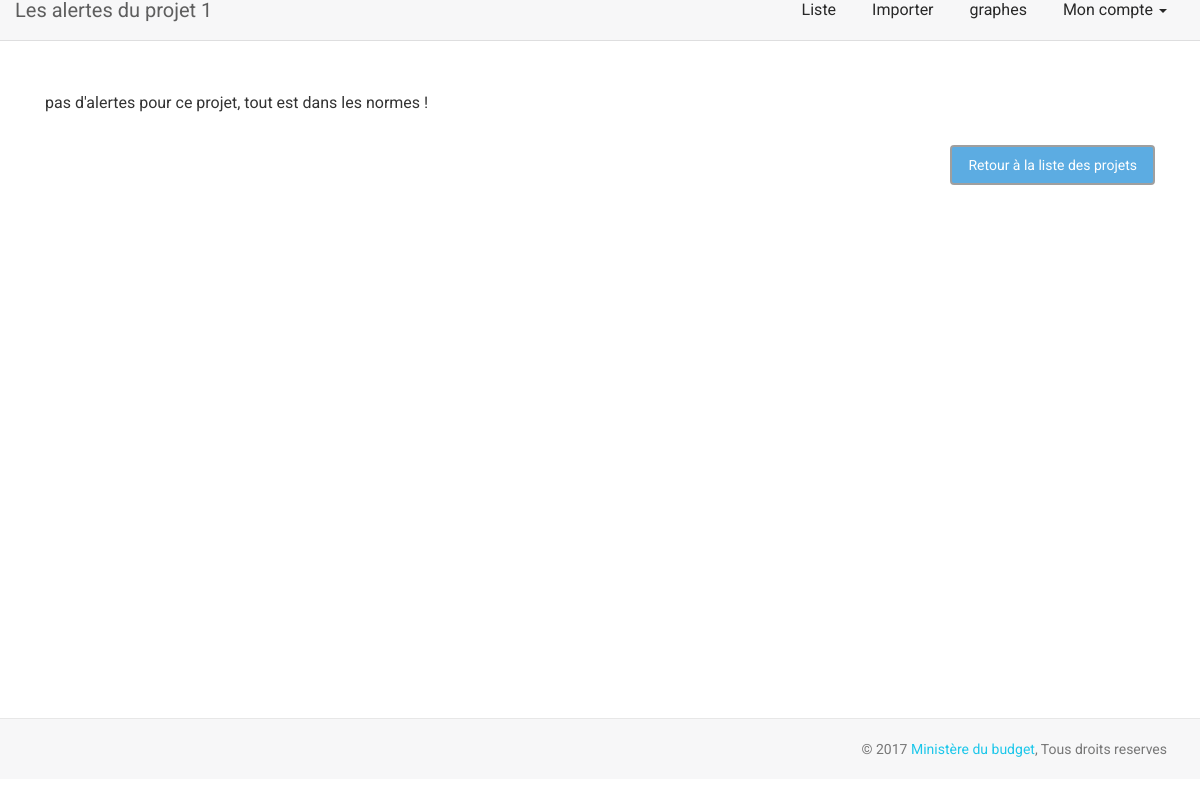
The app's page /alertes.php?projet=1, older data.
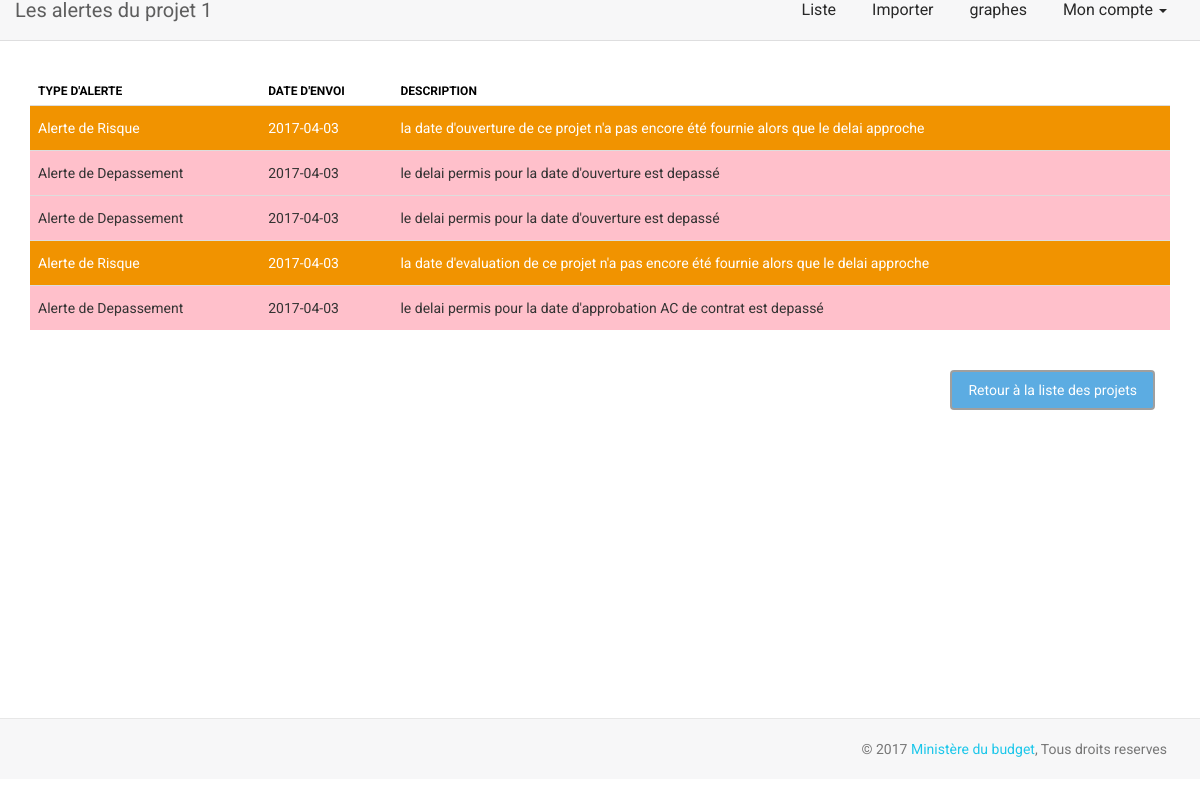
The same page, newer data.
### tables this page shows
CREATE TABLE IF NOT EXISTS `alert` (
  `idAlert` int(11) NOT NULL AUTO_INCREMENT,
  `dateAlert` date NOT NULL,
  `typeAlert` int(2) NOT NULL,
  `idProjet` int(11) NOT NULL,
  `messageAlert` varchar(250) NOT NULL,
  PRIMARY KEY (`idAlert`)
);

### bd/CRUD.php (called while the page is built, shortened)
<?php
class CRUD{
	private $bdd ;
	public function setDb($p) {
			$this -> bdd = $p ;
		}
		public function selectAlertByIdProjet($id) {
			$id = htmlspecialchars($id);
			$requete = $this -> bdd ->prepare('SELECT * FROM alert
												WHERE idProjet = :id
												');
			$requete->execute(array(
							'id' => $id
							));
			$results = array();
				if($requete ->rowCount() > 0){
					while($tmp = $requete -> fetch()){
						$results[] = new Alert($tmp);
				}
				return $results;
			}else return null;
		}
}
?>

### bd/Alert.php (called while the page is built, shortened)
<?php
class Alert {
	private $dateAlert ;
	private $typeAlert ;
	private $messageAlert ;
	public function  getDateAlert  () { return $this -> dateAlert ; }
	public function  getTypeAlert  () { return $this -> typeAlert ; }
	public function  getMessageAlert  () { return $this -> messageAlert ; }
	public function  setDateAlert ($p) { $this -> dateAlert = $p ; }
	public function  setTypeAlert ($p) { $this -> typeAlert = $p ; }
	public function  setMessageAlert ($p) { $this -> messageAlert = $p ; }
	public function hydrate(array $tab) {
		foreach ($tab as $cle => $valeur){
				$methode = 'set'.ucfirst($cle);
			}
	}
}
?>

### alertes.php (the view, shortened to what this page needs)
<!doctype html>
<html lang="en">
<head>
    <link href="assets/css/bootstrap.min.css" rel="stylesheet" />
    <link href="assets/css/animate.min.css" rel="stylesheet"/>
    <link href="assets/css/light-bootstrap-dashboard.css" rel="stylesheet"/>
    <link href="http://maxcdn.bootstrapcdn.com/font-awesome/4.2.0/css/font-awesome.min.css" rel="stylesheet">
    <link href="assets/css/pe-icon-7-stroke.css" rel="stylesheet" />
</head>
<body style='margin-bottom:0px;'>
<div class="wrapper">
    <div class="main-panel">
      <?php
        $page_title = "Les alertes du projet ". $_GET['projet'] ;
      ?>
		   <?php
			require_once('inc/menu.top.php');
            require_once('bd/Alert.php');
			require_once('bd/connection_bd.php');
			require_once('bd/CRUD.php');
            require_once('bd/fonctions.inc.php');
            $obj_bdd = new CRUD ($bdd);
            ?>
        <div class="content">
		   <div class="container-fluid center " >
		<?php
           $results = $obj_bdd -> selectAlertByIdProjet($_SESSION['idProjet']) ;
           if($results != null) {
            echo "
               <table class='table'>
                <thead>
                <tr>
                    <th>Type d'alerte</th>
                    <th>Date d'envoi</th>
                    <th>Description</th>
                </tr>
                </thead>
                <tbody>
                ";
               foreach($results AS $alert) {
                   $typeAlert = $alert -> getTypeAlert();
                   $dateAlert = $alert -> getDateAlert() ;
                   $messageAlert = 	$alert -> getMessageAlert() ;
                   $class = "";
                   $type = "";
                   if($typeAlert == 1) {
                       $class = "alert" ;
                       $type = "Alerte de Risque" ;
                   }elseif ($typeAlert == 2){
                       $class = "depasser" ;
                       $type = "Alerte de Depassement" ;
                   }
                   echo "
                        <tr class='$class'>
                            <td> $type </td>
                            <td> $dateAlert </td>
                            <td> $messageAlert </td>
                        </tr>
                    ";
               }
            echo"
              </tbody>
            </table>
            ";
           } else {
             echo"
               <div class='col-lg-12 center' style = 'margin-top: 20px;'>
                <p>pas d'alertes pour ce projet, tout est dans les normes !</p>
		       </div>
               ";
           }
		?>
          <div class="col-lg-12 center" style = 'margin-top: 20px;'>
		     <a href='data.php'  class="btn btn-info pull-right" style ="margin-left:10px;">Retour à la liste des projets</a>
          </div>
		</div>
        </div>
	    <?php
		require_once('inc/footer.inc.php');
		?>
    </div>
</div>
</body>
</html>

### inc/menu.top.php (shortened to what this page needs)
<nav class="navbar navbar-default navbar-fixed navbar-top">
            <div class="container-fluid">
                <div class="navbar-header">
                    <a class="navbar-brand" href="#">
                      <?php
                        echo ((isset($page_title) && !empty($page_title)) ? $page_title : 'Tableau de bord');
                       ?>
					</a>
                </div>
                <div class="collapse navbar-collapse">
                    <ul class="nav navbar-nav navbar-right">
                        <li>
                            <a href="data.php">
                                Liste
                            </a>
                        </li>
                        <li>
                            <a href="import.php">
                                Importer
                            </a>
                        </li>
						 <li>
                            <a href="chart.php">
                                graphes
                            </a>
                        </li>
						 <li class="dropdown">
                              <a href="#" class="dropdown-toggle" data-toggle="dropdown">
                                    Mon compte
                                    <b class="caret"></b>
                              </a>
                        </li>
                    </ul>
                </div>
            </div>
        </nav>

### inc/footer.inc.php
<footer class="footer">
    <div class="container-fluid">
        <p class="copyright pull-right">
            &copy; 2017 <a href="#">Ministère du budget</a>, Tous droits reserves
        </p>
    </div>
</footer>

Row changes from the older to the newer data that the page shows:
added alert: typeAlert "Alerte de Risque", dateAlert "2017-04-03", messageAlert "la date d'ouverture de ce projet n'a pas encore été fournie alors que le delai approche"
added alert: typeAlert "Alerte de Depassement", dateAlert "2017-04-03", messageAlert "le delai permis pour la date d'ouverture est depassé"
added alert: typeAlert "Alerte de Depassement", dateAlert "2017-04-03", messageAlert "le delai permis pour la date d'ouverture est depassé"
added alert: typeAlert "Alerte de Risque", dateAlert "2017-04-03", messageAlert "la date d'evaluation de ce projet n'a pas encore été fournie alors que le delai approche"
added alert: typeAlert "Alerte de Depassement", dateAlert "2017-04-03", messageAlert "le delai permis pour la date d'approbation AC de contrat est depassé"
Text that changed along with them:
text no longer shown: "pas d'alertes pour ce projet, tout est dans les normes !"
text now shown: "TYPE D'ALERTE DATE D'ENVOI DESCRIPTION"
